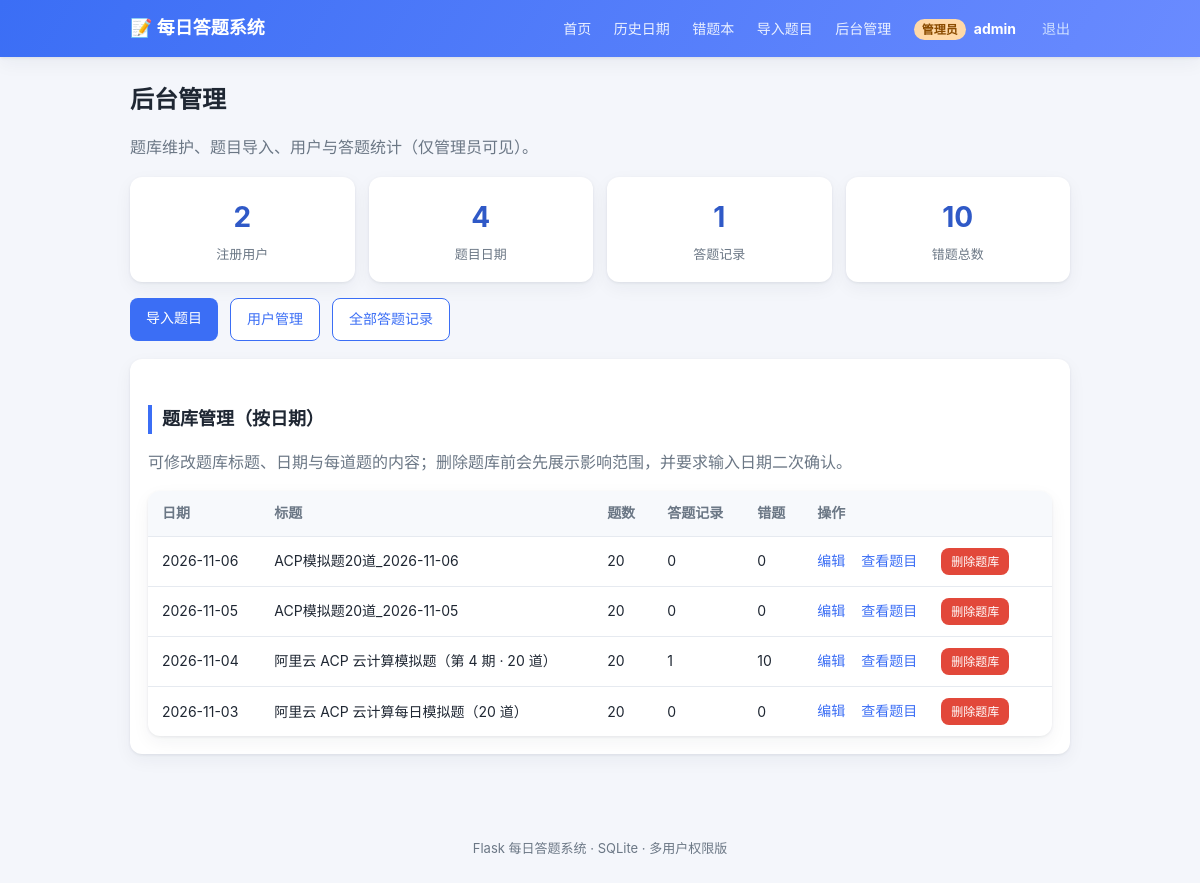
The page /admin (signed in) on the database its author committed.
### tables this page shows
CREATE TABLE users (
    id            INTEGER PRIMARY KEY AUTOINCREMENT,
    username      TEXT NOT NULL UNIQUE,
    password_hash TEXT NOT NULL,
    role          TEXT NOT NULL DEFAULT 'user',
    created_at    TEXT NOT NULL
);

CREATE TABLE daily_sets (
    id          INTEGER PRIMARY KEY AUTOINCREMENT,
    date        TEXT NOT NULL UNIQUE,
    title       TEXT NOT NULL,
    total_sets  INTEGER NOT NULL DEFAULT 0,
    status      TEXT NOT NULL DEFAULT 'pending',
    created_at  TEXT NOT NULL
);

### app.py (the view)
@app.route("/admin")
@admin_required
def admin_dashboard():
    users = models.list_users_with_stats()
    sets = admin_logic.list_sets()
    total_records = len(score_manager.list_all_records())
    total_wrong = len(wrong_book.get_all_wrong(user_id=None))
    return render_template(
        "admin.html",
        users=users,
        sets=sets,
        total_records=total_records,
        total_wrong=total_wrong,
    )

### admin_logic.py (called while the page is built)
def list_sets() -> list[dict]:
    return models.list_sets_with_stats()

### app.py (called while the page is built)
def _resolve_current_user() -> Optional[dict]:
    if hasattr(g, "auth_user"):
        return g.auth_user
    user: Optional[dict] = None
    raw_id = session.get("user_id")
    if raw_id:
        try:
            row = models.get_user(int(raw_id))
        except (TypeError, ValueError):
            row = None
        if row:
            user = dict(row)
            session["username"] = user["username"]
            session["role"] = user["role"]
        else:
            session.clear()
    g.auth_user = user
    return user

def admin_required(view):
    @wraps(view)
    def wrapper(*args, **kwargs):
        user = _resolve_current_user()
        if not user:
            flash("登录状态已失效，请重新登录", "error")
            return redirect(url_for("login"))
        if user["role"] != "admin":
            flash("需要管理员权限", "error")
            return redirect(url_for("index"))
        return view(*args, **kwargs)
    return wrapper

@app.context_processor
def inject_user():
    user = _resolve_current_user()
    if user:
        return {
            "current_user": {
                "id": user["id"],
                "username": user["username"],
                "role": user["role"],
            }
        }
    return {"current_user": None}

### models.py (called while the page is built)
def get_conn() -> sqlite3.Connection:
    conn = sqlite3.connect(DB_PATH)
    conn.row_factory = sqlite3.Row
    conn.execute("PRAGMA foreign_keys = ON")
    return conn

def get_user(user_id: int) -> Optional[sqlite3.Row]:
    conn = get_conn()
    row = conn.execute("SELECT * FROM users WHERE id = ?", (user_id,)).fetchone()
    conn.close()
    return row

def list_users_with_stats() -> list[dict]:
    conn = get_conn()
    rows = conn.execute(
        """
        SELECT u.id, u.username, u.role, u.created_at,
               (SELECT COUNT(*) FROM daily_records dr WHERE dr.user_id = u.id) AS record_count,
               (SELECT AVG(dr.accuracy) FROM daily_records dr WHERE dr.user_id = u.id) AS avg_accuracy,
               (SELECT COUNT(*) FROM wrong_questions wq WHERE wq.user_id = u.id) AS wrong_count
        FROM users u
        ORDER BY u.id
        """
    ).fetchall()
    conn.close()
    return [dict(r) for r in rows]

### wrong_book.py (called while the page is built)
def _row_to_dict(row) -> dict:
    d = dict(row)
    d["user_answer"] = json.loads(d["user_answer"])
    d["correct_answer"] = json.loads(d["correct_answer"])
    d["options"] = json.loads(d["options"])
    d.setdefault("explanation", "")
    return d

### templates/admin.html (shortened to what this page needs)
{% extends "base.html" %}
{% block content %}
<h1 class="page-title">后台管理</h1>
<p class="muted">题库维护、题目导入、用户与答题统计（仅管理员可见）。</p>
<div class="kpi-grid">
    <div class="kpi"><div class="kpi-num">{{ users | length }}</div><div class="kpi-label">注册用户</div></div>
    <div class="kpi"><div class="kpi-num">{{ sets | length }}</div><div class="kpi-label">题目日期</div></div>
    <div class="kpi"><div class="kpi-num">{{ total_records }}</div><div class="kpi-label">答题记录</div></div>
    <div class="kpi"><div class="kpi-num">{{ total_wrong }}</div><div class="kpi-label">错题总数</div></div>
</div>
<div class="btn-row">
    <a class="btn" href="{{ url_for('import_page') }}">导入题目</a>
    <a class="btn btn-ghost" href="{{ url_for('admin_users') }}">用户管理</a>
    <a class="btn btn-ghost" href="{{ url_for('admin_records') }}">全部答题记录</a>
</div>
<div class="admin-section">
    <h2 class="section-title">题库管理（按日期）</h2>
    <p class="muted">可修改题库标题、日期与每道题的内容；删除题库前会先展示影响范围，并要求输入日期二次确认。</p>
    {% if sets %}
        <table class="table">
            <thead>
                <tr><th>日期</th><th>标题</th><th>题数</th><th>答题记录</th><th>错题</th><th>操作</th></tr>
            </thead>
            <tbody>
                {% for s in sets %}
                    <tr>
                        <td>{{ s.date }}</td>
                        <td>{{ s.title }}</td>
                        <td>{{ s.question_count }}</td>
                        <td>{{ s.record_count }}</td>
                        <td>{{ s.wrong_count }}</td>
                        <td class="row-actions">
                            <a href="{{ url_for('admin_edit_set', date=s.date) }}">编辑</a>
                            <a href="{{ url_for('date_detail', date=s.date) }}">查看题目</a>
                            <a class="btn btn-danger btn-tiny" href="{{ url_for('admin_delete_set', date=s.date) }}">删除题库</a>
                        </td>
                    </tr>
                {% endfor %}
            </tbody>
        </table>
    {% else %}
        <p class="muted">暂无题目集，请先导入。</p>
    {% endif %}
</div>
{% endblock %}

### templates/base.html (shortened to what this page needs)
<!DOCTYPE html>
<html lang="zh-CN">
<head>
    <link rel="stylesheet" href="{{ url_for('static', filename='style.css') }}">
</head>
<body>
    <header class="topbar">
        <div class="topbar-inner">
            <a class="brand" href="{{ url_for('index') if current_user else url_for('login') }}">📝 每日答题系统</a>
            <nav class="nav">
                {% if current_user %}
                    <a href="{{ url_for('index') }}">首页</a>
                    <a href="{{ url_for('history') }}">历史日期</a>
                    <a href="{{ url_for('wrong_list') }}">错题本</a>
                    {% if current_user.role == 'admin' %}
                        <a href="{{ url_for('import_page') }}">导入题目</a>
                        <a href="{{ url_for('admin_dashboard') }}">后台管理</a>
                    {% endif %}
                    <span class="nav-user">
                        <span class="role-badge role-{{ current_user.role }}">{{ '管理员' if current_user.role == 'admin' else '用户' }}</span>
                        <b>{{ current_user.username }}</b>
                        <a class="nav-logout" href="{{ url_for('logout') }}">退出</a>
                    </span>
                {% else %}
                    <a href="{{ url_for('login') }}">登录</a>
                    <a href="{{ url_for('register') }}">注册</a>
                {% endif %}
            </nav>
        </div>
    </header>
    <main class="container">
        {% block content %}{% endblock %}
    </main>
    <footer class="footer">
        <span>Flask 每日答题系统 · SQLite · 多用户权限版</span>
    </footer>
</body>
</html>

### static/style.css (style rules this page uses)
:root { --bg: #f4f6fb; --card: #ffffff; --ink: #1f2733; --muted: #6b7785; --primary: #3b6ef5; --primary-d: #2f59c7; --ok: #1f9d55; --bad: #e2483a; --line: #e6eaf0; --shadow: 0 1px 3px rgba(20, 30, 50, .08), 0 6px 18px rgba(20, 30, 50, .05); }
* { box-sizing: border-box; }
body { margin: 0; font-family: -apple-system, BlinkMacSystemFont, "Segoe UI", "PingFang SC", "Microsoft YaHei", sans-serif; background: var(--bg); color: var(--ink); line-height: 1.6; }
.topbar { background: linear-gradient(120deg, #3b6ef5, #6a8bff); color: #fff; box-shadow: var(--shadow); }
.topbar-inner { max-width: 980px; margin: 0 auto; padding: 14px 20px; display: flex; align-items: center; justify-content: space-between; }
.brand { color: #fff; font-weight: 700; font-size: 18px; text-decoration: none; }
.nav a { color: #eaf0ff; text-decoration: none; margin-left: 18px; font-size: 14px; }
.container { max-width: 980px; margin: 0 auto; padding: 24px 20px 60px; }
.page-title { font-size: 24px; margin: 0 0 6px; }
.section-title { font-size: 18px; margin: 28px 0 12px; border-left: 4px solid var(--primary); padding-left: 10px; }
.muted { color: var(--muted); }
.btn { display: inline-block; background: var(--primary); color: #fff; border: none; padding: 9px 16px; border-radius: 8px; text-decoration: none; cursor: pointer; font-size: 14px; transition: .15s; }
.btn-ghost { background: #fff; color: var(--primary); border: 1px solid var(--primary); }
.btn-danger { background: var(--bad); }
.btn-row { display: flex; gap: 12px; flex-wrap: wrap; margin-top: 14px; }
.table { width: 100%; border-collapse: collapse; background: var(--card); border-radius: 12px; overflow: hidden; box-shadow: var(--shadow); }
.table th, .table td { padding: 11px 14px; text-align: left; border-bottom: 1px solid var(--line); font-size: 14px; }
.table th { background: #f7f9fc; color: var(--muted); font-weight: 600; }
.table tr:last-child td { border-bottom: none; }
.row-actions a { margin-right: 12px; color: var(--primary); text-decoration: none; }
.footer { text-align: center; color: var(--muted); font-size: 13px; padding: 24px; }
.nav-user { margin-left: 18px; display: inline-flex; align-items: center; gap: 8px; color: #eaf0ff; font-size: 14px; }
.nav-user b { color: #fff; }
.nav-logout { color: #cfe0ff !important; margin-left: 4px; }
.role-badge { display: inline-block; padding: 1px 8px; border-radius: 999px; font-size: 12px; font-weight: 600; }
.role-badge.role-admin { background: #ffd9a8; color: #8a4b00; }
.kpi-grid { display: grid; grid-template-columns: repeat(auto-fit, minmax(160px, 1fr)); gap: 14px; margin: 16px 0; }
.kpi { background: var(--card); border-radius: 12px; padding: 18px; text-align: center; box-shadow: var(--shadow); }
.kpi-num { font-size: 28px; font-weight: 700; color: var(--primary-d); }
.kpi-label { color: var(--muted); font-size: 13px; margin-top: 4px; }
.admin-section { background: var(--card); border-radius: 12px; padding: 18px; box-shadow: var(--shadow); margin-top: 18px; }
.btn-tiny { padding: 4px 10px; font-size: 12px; margin-left: 8px; }
.admin-section { overflow-x: auto; }
.row-actions a.btn-danger { color: #fff; }

### rows shown on the page
users: role "管理员", username "admin"
daily_sets: date "2026-11-06", title "ACP模拟题20道_2026-11-06", question_count "20", record_count "0", wrong_count "0"
daily_sets: date "2026-11-05", title "ACP模拟题20道_2026-11-05", question_count "20", record_count "0", wrong_count "0"
daily_sets: date "2026-11-04", title "阿里云 ACP 云计算模拟题（第 4 期 · 20 道）", question_count "20", record_count "1", wrong_count "10"
daily_sets: date "2026-11-03", title "阿里云 ACP 云计算每日模拟题（20 道）", question_count "20", record_count "0", wrong_count "0"

### other values the page prints
{{ users | length }} "2"
{{ sets | length }} "4"
{{ total_records }} "1"
{{ total_wrong }} "10"
